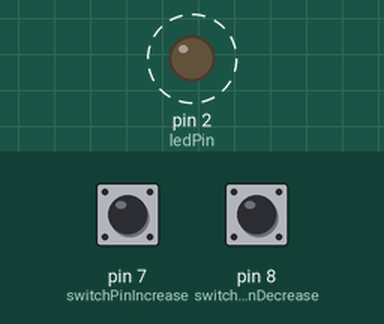
Recording of a sketch running on a simulated Arduino Uno, built with avr-gcc and run on an emulated ATmega328P. Parts: output pins drawn as LEDs (lit = HIGH). Dashed ring = blinking. The test bench sets the inputs (shaded band); at power-on: pin 8 (switchPinDecrease) HIGH, pin 7 (switchPinIncrease) HIGH.

Above: at 2.8 s.
2.9 s: pin 8 (switchPinDecrease) pulled LOW for 3.2 s
At 3.4 s:
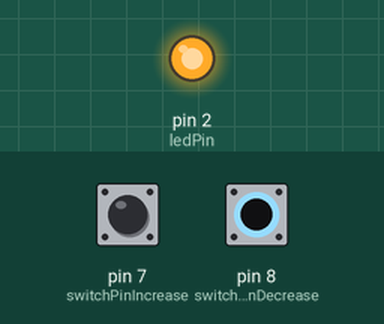
At 4.0 s:
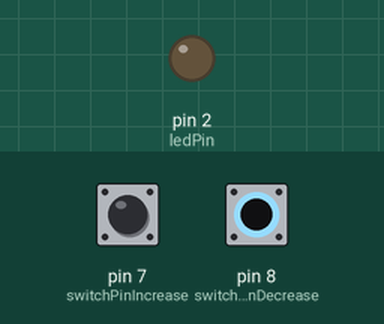
7.6 s: pin 7 (switchPinIncrease) pulled LOW for 1.2 s
Timing chart, 0 to 17.1 s (numbered marks = the images above; inputs shaded):
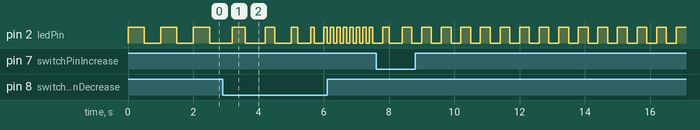

The sketch:

exp_7.ino
```cpp
int ledPin = 2; // Pin for the LED
int switchPinIncrease = 7; // Pin for increasing blinking rate
int switchPinDecrease = 8; // Pin for decreasing blinking rate

int blinkInterval = 500; // BLINK interval in milliseconds

void setup() {
  pinMode(ledPin, OUTPUT);
  pinMode(switchPinIncrease, INPUT_PULLUP);
  pinMode(switchPinDecrease, INPUT_PULLUP);
}

void loop() {
  if (digitalRead(switchPinIncrease) == LOW) {
    blinkInterval += 100; // Increase blink interval by 100 ms
    delay(200);
  }

  if (digitalRead(switchPinDecrease) == LOW) {
    blinkInterval -= 100; // Decrease blink interval by 100 ms
    if (blinkInterval < 100) {
      blinkInterval = 100; // Ensure minimum blink interval is 100 ms
    }
    delay(200);
  }

  digitalWrite(ledPin, HIGH); // Turn on LED
  delay(blinkInterval); // Wait for blink interval
  digitalWrite(ledPin, LOW); // Turn off LED
  delay(blinkInterval); // Wait for blink interval
}
```
